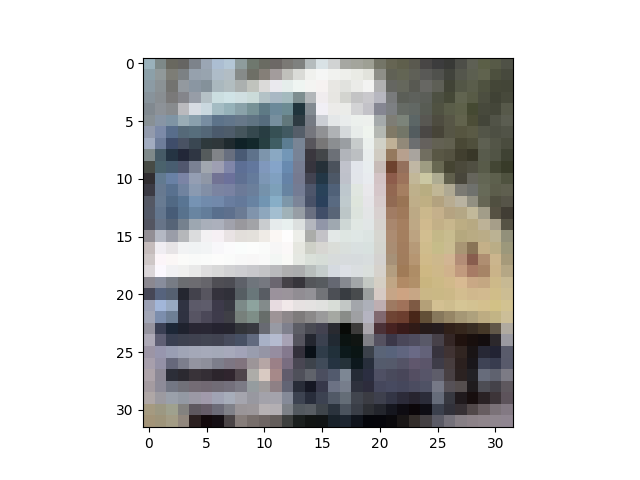

Write the Python code that produced this figure.
import matplotlib.pyplot as plt

def unpickle(file):
    import pickle
    with open(file, 'rb') as fo:
        dict = pickle.load(fo, encoding='bytes')
    return dict


res = unpickle('dataset/cifar-10-python/cifar-10-batches-py/data_batch_2')
# res = unpickle('dataset/cifar-10-python/cifar-10-batches-py/test_batch')
print(res[b'data'].shape)
num = 1

first_pic = res[b'data'][num].reshape(3,32,32).transpose(1,2,0)
print(first_pic.shape)
print(res.keys())
print(res[b'labels'][num])
print(res[b'filenames'][num])
plt.imshow(first_pic)
plt.savefig('scrap.png')